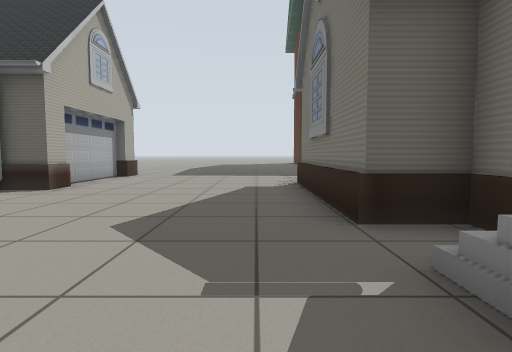
view 1 (above)

24 first-person views from a walk through a Gazebo world. The camera is 0.72 m above the floor, tilts 4° down and sees 80° across. The floor is counted in squares, 1 m on a side. Each view is taken from the middle of a square. On the plan, view 1 faces up. The plan holds only what a view shows up to about 10 squares ahead; the rest is blank. The place goes on beyond the plan. Robots are left out.

view 2
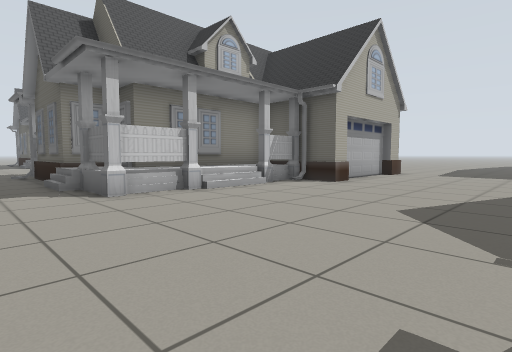

view 3
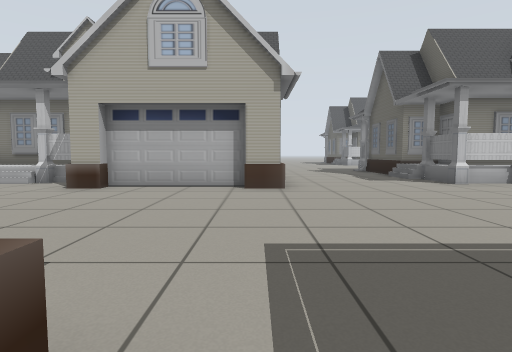

view 4
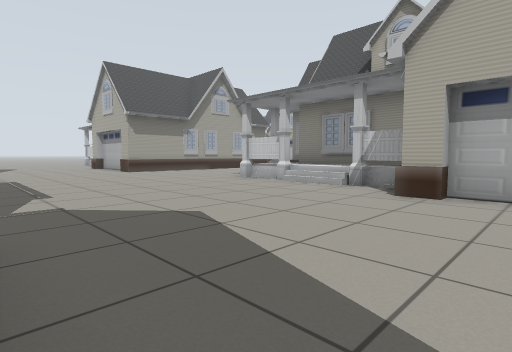

view 5
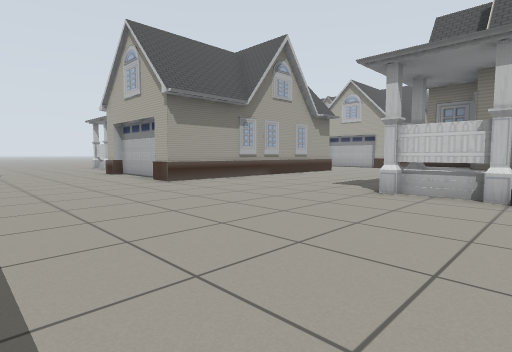

view 6
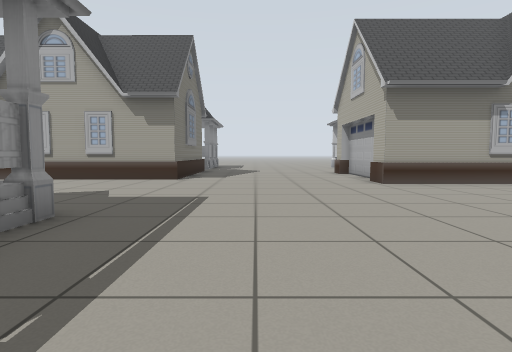

view 7
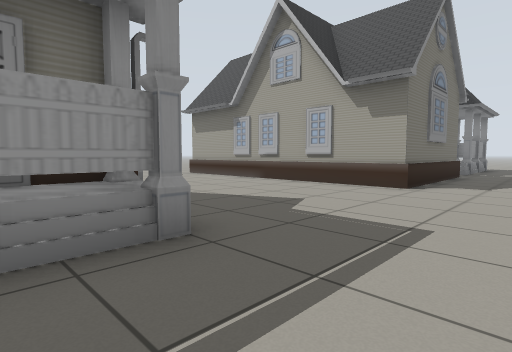

view 8
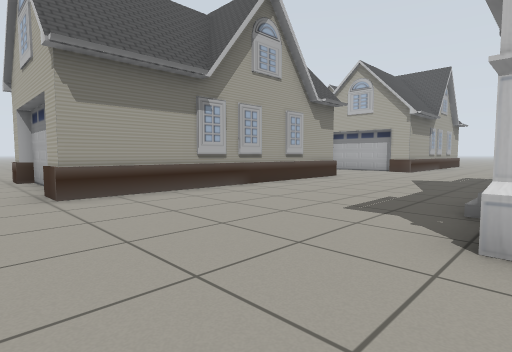

view 9
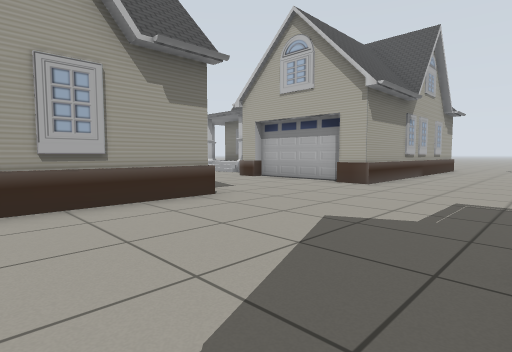

view 10
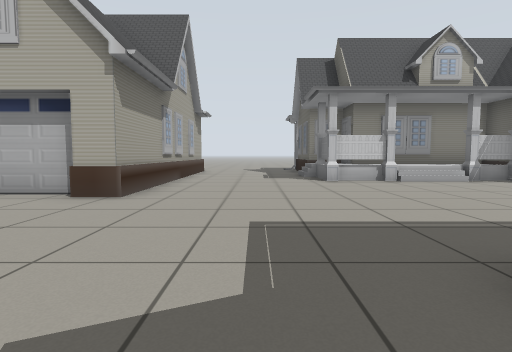

view 11
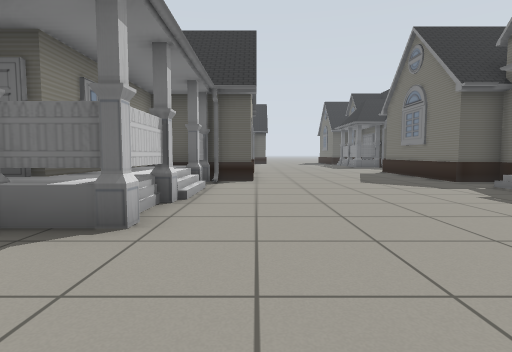

view 12
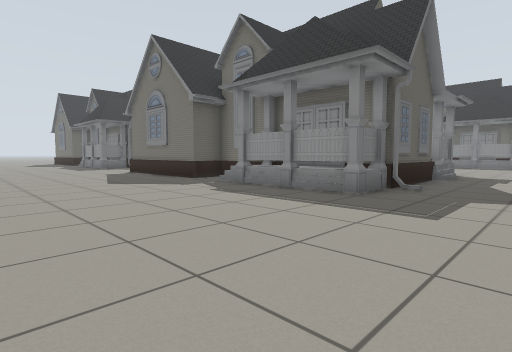

view 13
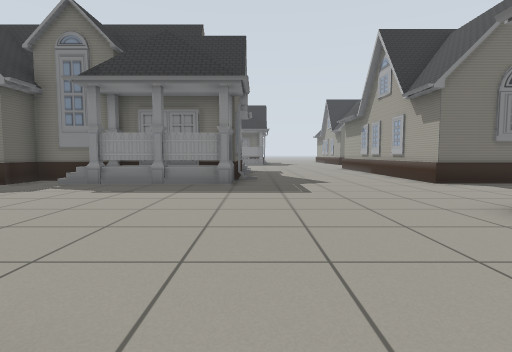

view 14
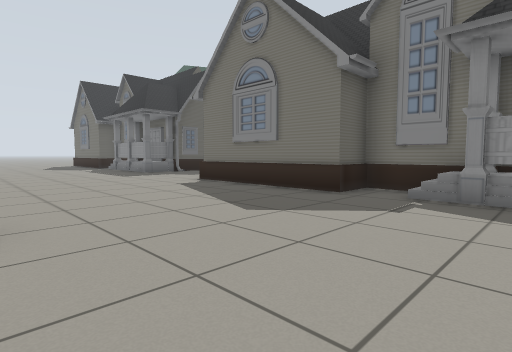

view 15
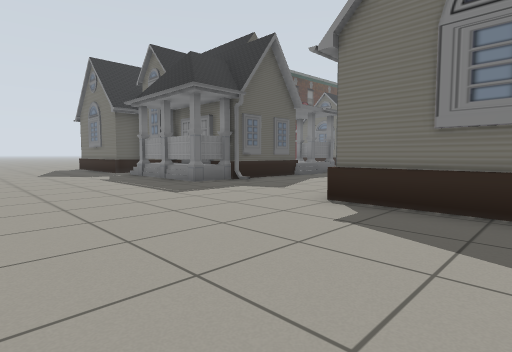

view 16
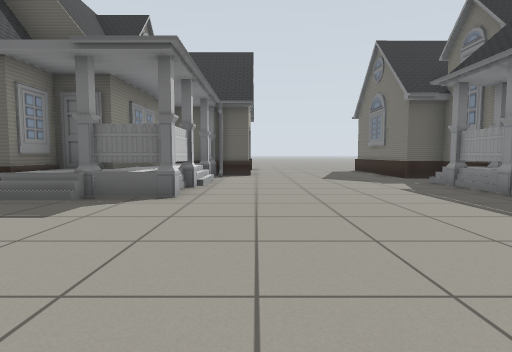

view 17
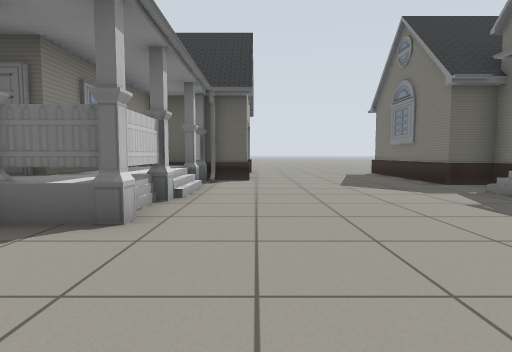

view 18
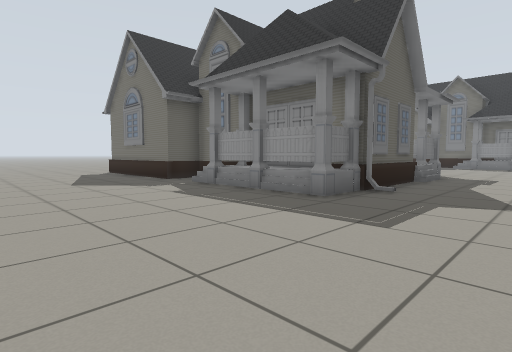

view 19
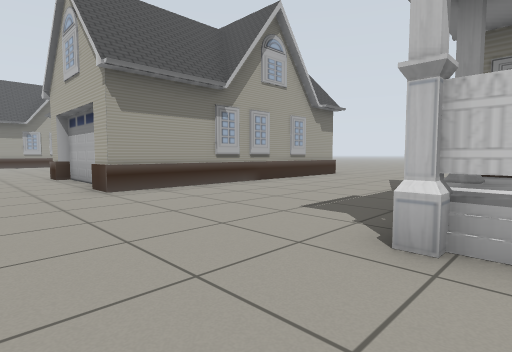

view 20
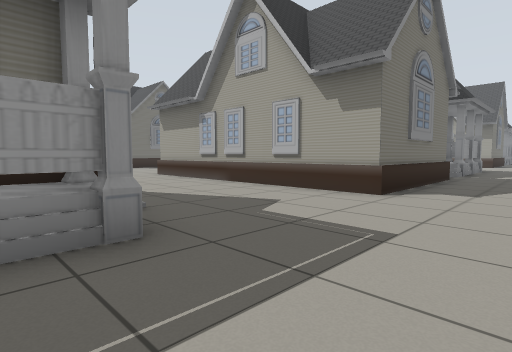

view 21
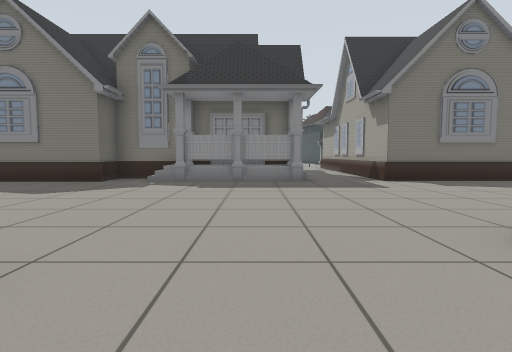

view 22
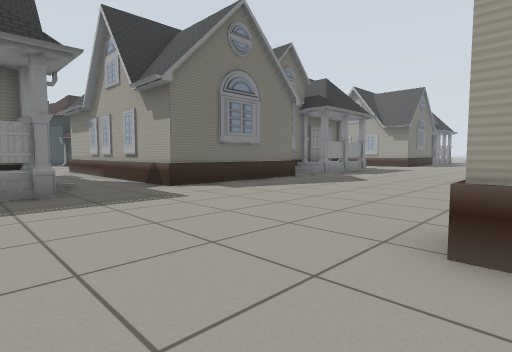

view 23
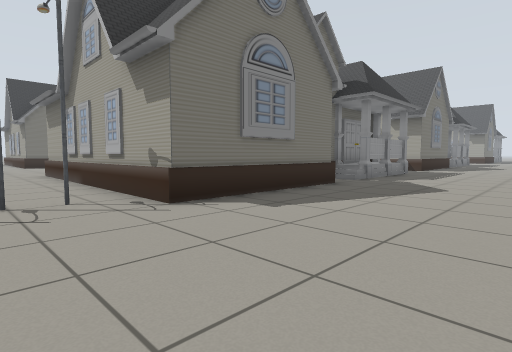

view 24
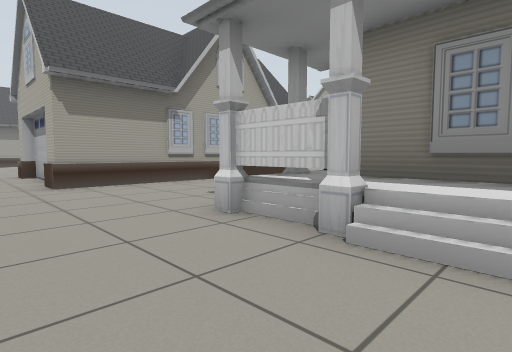

### Floor plan
Key: @ floor where view 1 was taken; . main floor; : floor 0.4 m higher than the main floor; / step, stairs or slope; H house; L lamp.
Columns run from 22 left of view 1 to 5 right of it. Each row starts with its distance up from view 1.
 10       ..         HH.....L
  9     H.....HHH  HHH......L...
  8    HHH....HHH    H.....HHHHH
  7 H H /.....HHH    H.....HHHH
  6 H H /.....HH   H HH....H HH
  5   H /...../HHH H ......HHH
  4 H H /.....HH   H /.....HHH
  3 HH::......HHHH H /.....HHH
  2  HHH......HHHHHH:.......H
  1 ..........HHHHHHH......HHH
  0 ......................@HH
 -1 .......................HH
 -2 .......................HHHH
 -3 HHHHH.......................
 -4 HHHHH....HHHHHHHHH..........
 -5 HHH H....HHHHHHHHH......HHHH
 -6 H   H....HHHHHH  H......HHHH
 -7    HH....HHHHH   H......HHH
 -8  H H.....HHH    HH......H
 -9  H H....../HH HHH.......H
-10  H /...... H HHHH.......
-11  H /...... H HHHH.......
-12  H H...... HHHHHH......
-13  HHH......HHHHHHH....... H
-14  ....................... H
-15  ........................H
-16  ..........................
-17  ...........................
-18  HHHHHH.....................
-19  HHHH H...HHHHHHHHH.........
-20  H    H...HHHHHHHHH.....HHHH
-21       H.. HHHHHH  H.....HHHH
-22                   H.....HHHH
-23                   H ....H
-24                       ..H
-25                       ..

Positions as (right, up) in squares from view 1, and headings:
1: (0, 0), facing up
2: (0, -1), facing up-left
3: (2, -4), facing left
4: (1, -6), facing down-left
5: (0, -11), facing down-left
6: (-1, -11), facing down
7: (-1, -13), facing down-right
8: (-3, -13), facing down-left
9: (-9, -14), facing down-left
10: (-11, -15), facing left
11: (-18, -16), facing up
12: (-18, -16), facing up-right
13: (-20, -14), facing right
14: (-18, -11), facing up-right
15: (-17, -6), facing up-right
16: (-17, -3), facing up
17: (-17, -1), facing up
18: (-17, -2), facing up-right
19: (-16, 3), facing down-left
20: (-15, 2), facing down-right
21: (-7, -1), facing right
22: (-5, -1), facing down-right
23: (-3, 10), facing down-right
24: (-3, 4), facing down-left
